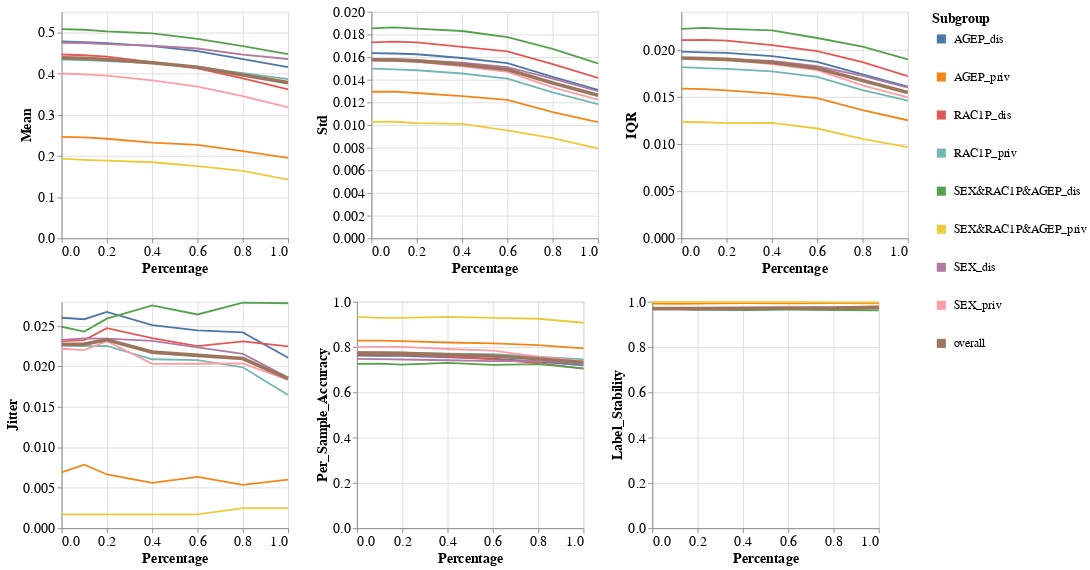

Notebook source saved alongside this figure:
### Markdown cell above
### Subgroup metrics per dataset, experiment iteration, and model

### Code cell
visualizer.create_subgroups_grid_pct_lines_plot(model_name=MODEL_NAMES[1],
                                                target_preprocessing_technique=PREPROCESSING_TECHNIQUES[0],
                                                subgroup_metrics_type='variance')
